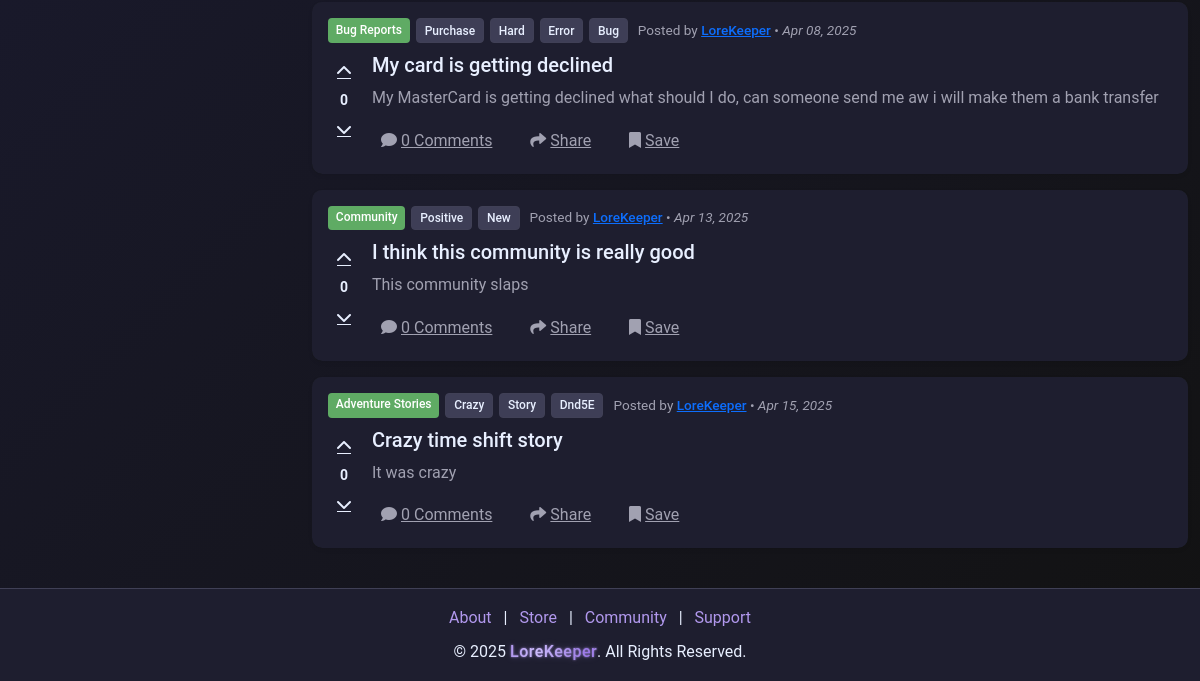
/taverns/ (signed in, lower part), run on an earlier commit of the app's database.
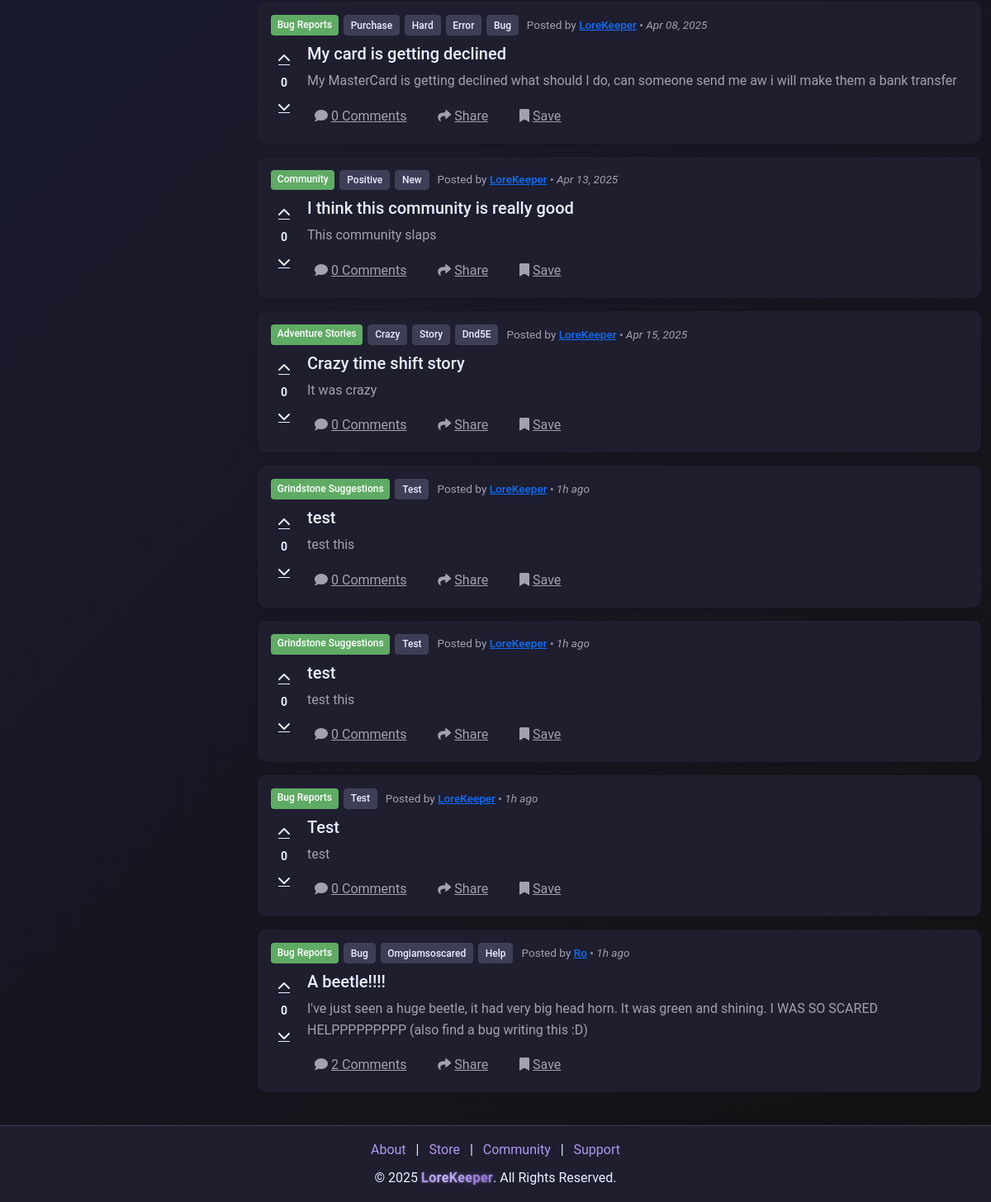
And on a later commit of the database.
### models.py (models this page shows)
class CommunityPost(db.Model):
    __tablename__ = "community_posts"
    id = db.Column(db.Integer, primary_key=True)
    creator_id = db.Column(
        db.Integer, db.ForeignKey("users.id"), nullable=False, index=True
    )
    title = db.Column(db.String(255), nullable=False)
    content = db.Column(db.Text, nullable=False)
    category = db.Column(db.String(255), nullable=False)
    parent_id = db.Column(
        db.Integer, db.ForeignKey("community_posts.id"), nullable=True
    )
    tags = db.Column(db.String(255))
    upvotes = db.Column(db.Integer, default=0)
    downvotes = db.Column(db.Integer, default=0)
    created_at = db.Column(db.DateTime, default=datetime.utcnow)
    replies = db.relationship(
        "CommunityReply", back_populates="post", lazy=True, cascade="all, delete-orphan"
    )
    creator = db.relationship("User", back_populates="community_posts")

### routes/route_taverns.py (the view)
@taverns_bp.route("/")
@login_required
def taverns():
    reply_counts = (
        db.session.query(
            CommunityReply.post_id, func.count(CommunityReply.id).label("reply_count")
        )
        .group_by(CommunityReply.post_id)
        .subquery()
    )
    posts = (
        db.session.query(
            CommunityPost,
            User.username.label("creator_username"),
            func.coalesce(reply_counts.c.reply_count, 0).label("total_comments"),
        )
        .join(User, CommunityPost.creator_id == User.id)
        .outerjoin(reply_counts, CommunityPost.id == reply_counts.c.post_id)
        .all()
    )
    formatted_posts = []
    for post, username, total_comments in posts:
        post_dict = {
            "id": post.id,
            "title": post.title,
            "content": post.content,
            "category": post.category,
            "tags": post.tags.split(",") if post.tags else [],
            "total_comments": total_comments,
            "upvotes": post.upvotes,
            "downvotes": post.downvotes,
            "created_at": post.created_at,
            "creator_id": post.creator_id,
            "creator_username": username,
        }
        formatted_posts.append(post_dict)
    return render_template("taverns/taverns_index.html", posts=formatted_posts)

### app.py (called while the page is built, shortened)
@app.after_request
def add_header(response):
    response.headers["Cache-Control"] = "no-store"
    return response

@app.before_request
def before_request():
    try:
        if session.get("user_id"):
            session.permanent = True
        else:
            getCookie()
    except Exception:
        session.clear()

@app.template_filter("format_date")
def format_date(date):
    if not date:
        return "N/A"
    from datetime import datetime, timedelta, timezone
    now = datetime.now(timezone.utc).replace(tzinfo=None)
    diff = now - date
    if diff < timedelta(minutes=1):
        return "Just now"
    elif diff < timedelta(hours=1):
        minutes = int(diff.total_seconds() / 60)
        return f"{minutes}m ago"
    elif diff < timedelta(days=1):
        hours = int(diff.total_seconds() / 3600)
        return f"{hours}h ago"
    elif diff < timedelta(days=2):
        return "Yesterday"
    elif diff < timedelta(days=7):
        days = int(diff.total_seconds() / 86400)
        return f"{days} days ago"
    else:
        return date.strftime("%b %d, %Y")

### templates/taverns/taverns_index.html (shortened to what this page needs)
{% extends "nav_footer_template.html" %}
{% block content %}
<div class="content-wrapper">
    <div class="container-fluid py-3 py-md-4">
        <div class="row g-3 g-md-4">
            <div class="col-12 col-lg-3 order-2 order-lg-1">
            </div>
            <div class="col-12 col-lg-9 order-1 order-lg-2 mb-4 mb-lg-0">
                <div class="posts-container">
                    {% for post in posts %}
                    <div class="card bg-dark border-0 shadow-sm mb-3 post-card">
                        <div class="card-body p-2 p-md-3">
                            <div class="post-content">
                                <div class="post-header">
                                    <div class="post-badges-container">
                                        <span class="badge bg-success">{{post.category}}</span>
                                        {% for tag in post.tags %}
                                        <span class="badge bg-secondary">{{tag.title()}}</span>
                                        {% endfor %}
                                    </div>
                                    <small class="post-author-info">
                                        Posted by <a href="/user/{{post.creator_id}}" class="text-primary post-author" data-user-id="{{post.creator_id}}">{{post.creator_username|default('User')}}</a> •
                                        <span class="post-date" data-date="{{post.created_at}}">{{post.created_at|format_date}}</span>
                                    </small>
                                </div>
                                <div class="d-flex">
                                    <div class="vote-controls-below">
                                        <button class="btn btn-link text-light p-1 vote-btn" title="Upvote" data-post-id="{{post.id}}">
                                            <i class="fas fa-chevron-up"></i>
                                        </button>
                                        <div class="vote-count fw-bold">{{post.upvotes - post.downvotes}}</div>
                                        <button class="btn btn-link text-light p-1 vote-btn" title="Downvote" data-post-id="{{post.id}}">
                                            <i class="fas fa-chevron-down"></i>
                                        </button>
                                    </div>
                                    <div class="post-content-wrapper">
                                        <h5 class="post-title mb-2">
                                            <a href="/taverns/post/{{post.id}}" class="text-light text-decoration-none hover-primary">{{post.title}}</a>
                                        </h5>
                                        <p class="text-muted mb-2 d-none d-sm-block">{{post.content}}</p>
                                        <div class="post-actions">
                                            <button class="btn btn-link text-muted p-0 me-3 post-action-btn">
                                                <i class="fas fa-comment me-1"></i><span class="d-none d-sm-inline">{{post.total_comments|default('0')}} Comments</span>
                                            </button>
                                            <button class="btn btn-link text-muted p-0 me-3 post-action-btn">
                                                <i class="fas fa-share me-1"></i><span class="d-none d-sm-inline">Share</span>
                                            </button>
                                            <button class="btn btn-link text-muted p-0 post-action-btn">
                                                <i class="fas fa-bookmark me-1"></i><span class="d-none d-sm-inline">Save</span>
                                            </button>
                                        </div>
                                    </div>
                                </div>
                            </div>
                        </div>
                    </div>
                    {% endfor %}
                </div>
            </div>
        </div>
    </div>
</div>
{% endblock %}

What changed in the data, as far as the page shows it:
added CommunityPost: category "Grindstone Suggestions", title "Test", creator_username "LoreKeeper", created_at "1h ago", upvotes "0", title "test", content "test this", total_comments "0"
added CommunityPost: category "Grindstone Suggestions", title "Test", creator_username "LoreKeeper", created_at "1h ago", upvotes "0", title "test", content "test this", total_comments "0"
added CommunityPost: category "Bug Reports", title "Test", creator_username "LoreKeeper", created_at "1h ago", upvotes "0", content "test", total_comments "0"
added CommunityPost: category "Bug Reports", title "Bug" "Omgiamsoscared" "Help", creator_username "Ro", created_at "1h ago", upvotes "0", title "A beetle!!!!", content "I've just seen a huge beetle, it had very big head horn. It was green and shining. I WAS SO SCARED HELPPPPPPPPP (also find a bug writing this :D)", total_comments "2"
